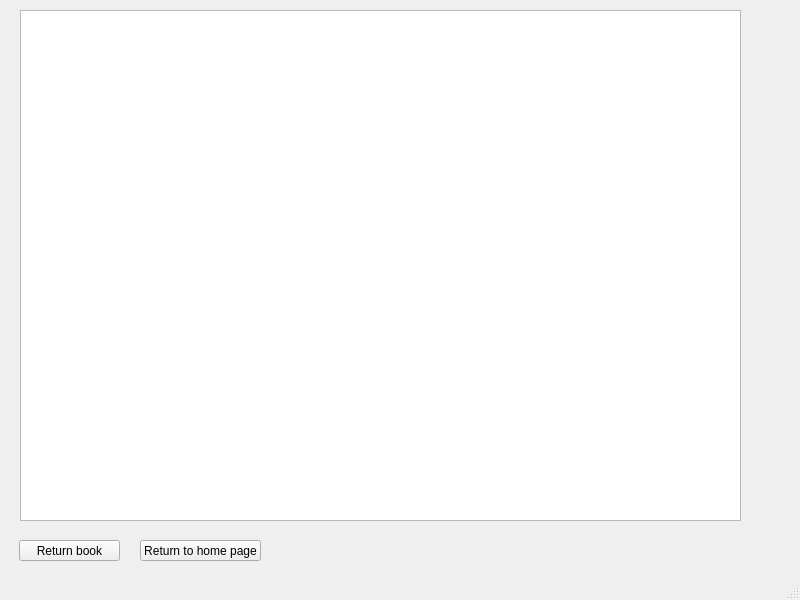
<?xml version="1.0" encoding="UTF-8"?>
<ui version="4.0">
 <class>Returnbook</class>
 <widget class="QMainWindow" name="Returnbook">
  <property name="geometry">
   <rect>
    <x>0</x>
    <y>0</y>
    <width>800</width>
    <height>600</height>
   </rect>
  </property>
  <property name="windowTitle">
   <string>MainWindow</string>
  </property>
  <widget class="QWidget" name="centralwidget">
   <widget class="QTableView" name="tableView">
    <property name="geometry">
     <rect>
      <x>20</x>
      <y>10</y>
      <width>721</width>
      <height>511</height>
     </rect>
    </property>
   </widget>
   <widget class="QPushButton" name="pushButton">
    <property name="geometry">
     <rect>
      <x>19</x>
      <y>540</y>
      <width>101</width>
      <height>21</height>
     </rect>
    </property>
    <property name="text">
     <string>Return book</string>
    </property>
   </widget>
   <widget class="QPushButton" name="pushButton_returnToHome">
    <property name="geometry">
     <rect>
      <x>140</x>
      <y>540</y>
      <width>121</width>
      <height>21</height>
     </rect>
    </property>
    <property name="text">
     <string>Return to home page</string>
    </property>
   </widget>
  </widget>
  <widget class="QMenuBar" name="menubar">
   <property name="geometry">
    <rect>
     <x>0</x>
     <y>0</y>
     <width>800</width>
     <height>17</height>
    </rect>
   </property>
  </widget>
  <widget class="QStatusBar" name="statusbar"/>
 </widget>
 <resources/>
 <connections/>
</ui>
